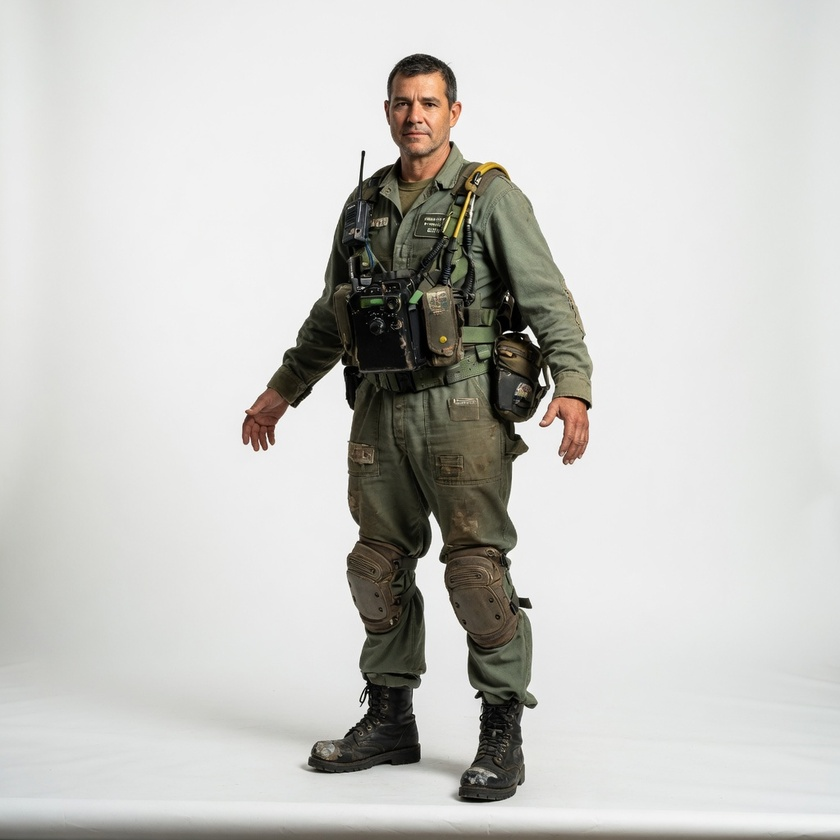
#> input picture in/operator.jpg, 840 x 840 px, shrunk from 1024 x 1024 before the run
$ python delight.py ../in/operator.jpg --out out.png
#> lines starting #> are read from the running program, lines starting #| are printed output that depends on the picture; after the words box and inside, x2 and y2 are one past the last pixel; in counts of white or black regions, pixels touching at a corner belong together
#!/usr/bin/env python3
"""Take the light out of a cut-out photo before it is baked onto a model: lift its shadows toward its lit side.

A photo bake copies the photo's pixels into the albedo, the light included. The hay bale's photo had its right side
in deep shadow, and that shadow became a dark patch painted on the model (and could reach the fill's swatch). The
light on a subject changes slowly across it, its material (straw, grain, paint) quickly, so:

- log-luminance (linearised sRGB, Rec.709) of every subject pixel;
- its low-frequency part, the illumination: a gaussian blur normalised by the alpha mask (blur of alpha * L over blur
  of alpha), so the background never bleeds a halo into the subject's edge. sigma = scale * the diagonal of the
  subject's box. The blur is edge-aware (a bilateral range term, `edge` log units, on a lightly smoothed copy): a
  shadow with a hard border (the bale's right side, a tenth of its width) is averaged only with itself, so it comes
  up all the way and the lit straw beside it does not glow. edge 0 is the plain normalised blur;
- each pixel's log-luminance moves by strength * (reference - illumination), where the reference is a high
  percentile of the illumination over the subject: the shade comes up to the lit level, the lit side barely moves;
- one gain per pixel on all three linear channels, so hue and chroma stay; capped at MAX_GAIN, and rolled off near
  white so a lifted pixel never clips a channel.

Pixels outside the mask and the alpha channel are left exactly as they were. delight_full also returns each pixel's
trust: deep shade lifted near the cap is skylight's grey-blue, not the material, and a bake leans on it less.

    delight.py lifted.png -o lifted_delit.png [--strength 1] [--scale 0.08] [--edge 0.5] [--max-gain 8]
"""
from __future__ import annotations

import argparse
import json
import sys
from pathlib import Path

import numpy as np
from PIL import Image
from scipy import ndimage

MAX_GAIN = 8.0     # the most a shadow is brightened (3 stops): the bale's shade is ~18x darker than its lit side
EDGE = 0.5         # bilateral range sigma, in log-luminance units: a step bigger than this is light, not material
TRUST_FULL = 2.0   # a lift up to this is trusted fully (see delight_full)...
TRUST_ZERO = 3.0   # ...and from this up not at all: on the bale, shade lifted past 3x came out sky-lit grey-blue
LEVELS = 16        # range levels the bilateral is sampled at (Durand-Dorsey piecewise-linear)
REF_PCT = 90.0     # percentile of the illumination taken as the lit level
KNEE = 0.9         # linear level above which a lifted pixel rolls off toward white instead of clipping
FLOOR = 1e-4       # linear luminance floor before the log (the shade has near-black pixels)
WORK_SIGMA = 8.0   # the blur runs on an image shrunk so sigma is about this many pixels


def _to_linear(c: np.ndarray) -> np.ndarray:
    return np.where(c <= 0.04045, c / 12.92, ((c + 0.055) / 1.055) ** 2.4)


def _to_srgb(c: np.ndarray) -> np.ndarray:
    c = np.clip(c, 0.0, 1.0)
    return np.where(c <= 0.0031308, c * 12.92, 1.055 * np.power(c, 1.0 / 2.4) - 0.055)


def _luminance(lin: np.ndarray) -> np.ndarray:
    return lin[..., 0] * 0.2126 + lin[..., 1] * 0.7152 + lin[..., 2] * 0.0722


def illumination(logy: np.ndarray, w: np.ndarray, sigma: float) -> np.ndarray:
    """The mask-normalised gaussian blur of logy (normalised convolution): blur(w * logy) / blur(w). Computed on a
    shrunk copy (block means) and scaled back up, since sigma is a tenth of the subject and the blur is smooth."""
    f = max(1, int(sigma // WORK_SIGMA))
    h, wd = logy.shape
    ph, pw = (-h) % f, (-wd) % f
    num = np.pad(w * logy, ((0, ph), (0, pw)))
    den = np.pad(w, ((0, ph), (0, pw)))
    if f > 1:
        num = num.reshape(num.shape[0] // f, f, num.shape[1] // f, f).mean(axis=(1, 3))
        den = den.reshape(den.shape[0] // f, f, den.shape[1] // f, f).mean(axis=(1, 3))
    s = sigma / f
    num = ndimage.gaussian_filter(num, s, mode="constant")
    den = ndimage.gaussian_filter(den, s, mode="constant")
    small = num / np.maximum(den, 1e-6)
    if f > 1:
        # Block centres sit at (i + 0.5) * f - 0.5 in full-res pixels: sample the small map there, bilinearly.
        yy = (np.arange(h) + 0.5) / f - 0.5
        xx = (np.arange(wd) + 0.5) / f - 0.5
        gy, gx = np.meshgrid(yy, xx, indexing="ij")
        return ndimage.map_coordinates(small, [gy, gx], order=1, mode="nearest")
    return small[:h, :wd]


def illumination_edge(logy: np.ndarray, w: np.ndarray, sigma: float, edge: float = EDGE) -> np.ndarray:
    """Edge-aware illumination: the normalised blur, each neighbour weighted also by how close its lightly smoothed
    log-luminance (sigma / 4: the straw gone, a shadow's border kept) is to the pixel's own. Piecewise-linear over
    LEVELS range levels, each one plain normalised blur with the range weight folded into the mask."""
    if edge <= 0:
        return illumination(logy, w, sigma)
    guide = illumination(logy, w, sigma / 4.0)
    sel = w > 0.5 if (w > 0.5).any() else w > 0
    lo, hi = np.percentile(guide[sel], [0.5, 99.5])
    if hi - lo < 1e-6:
        return illumination(logy, w, sigma)
    levels = np.linspace(lo, hi, LEVELS)
    t = np.clip((guide - lo) / (hi - lo) * (LEVELS - 1), 0, LEVELS - 1)
    i0 = np.minimum(np.floor(t).astype(np.int64), LEVELS - 2)
    f = t - i0
    out = np.zeros_like(logy)
    for k, c in enumerate(levels):
        near = (i0 == k) | (i0 == k - 1)
        if not near.any():
            continue
        jk = illumination(logy, w * np.exp(-0.5 * ((guide - c) / edge) ** 2), sigma)
        out += np.where(i0 == k, jk * (1.0 - f), 0.0) + np.where(i0 == k - 1, jk * f, 0.0)
    return out


def _soft(m: np.ndarray) -> np.ndarray:
    """Values above KNEE rolled off so they approach 1 and never reach it."""
    t = (m - KNEE) / (1.0 - KNEE)
    return np.where(m > KNEE, KNEE + (1.0 - KNEE) * np.tanh(np.maximum(t, 0.0)), m)


def delight_full(rgba, strength: float = 1.0, scale: float = 0.08, edge: float = EDGE,
                 max_gain: float = MAX_GAIN) -> tuple[np.ndarray, dict, np.ndarray]:
    """delight(), a summary (the gain the darkest tenth of the subject's illumination got, the variance of its
    low-frequency log-luminance before and after) and each pixel's trust, 0..1.

    Trust is how far the lift can vouch for the colour: 1 where the shade asked for at most TRUST_FULL x, falling to
    0 where it asked for TRUST_ZERO x or more (log-linear between). Deep shade is lit by the sky, not the sun: brightened, it comes out the
    sky's grey-blue, not the material's colour, so a bake should lean on it less (retexture --delight does)."""
    arr = np.array(rgba.convert("RGBA") if isinstance(rgba, Image.Image) else rgba, dtype=np.uint8, copy=True)
    if arr.ndim != 3 or arr.shape[2] != 4:
        raise ValueError("delight takes an RGBA image")
    alpha = arr[..., 3]
    mask = alpha > 0
    report = {"strength": float(strength), "scale": float(scale), "edge": float(edge), "pixels": int(mask.sum())}
    trust = np.ones(alpha.shape, np.float32)
    if not mask.any() or strength == 0:
        return arr, {**report, "shadow_lift": 1.0, "max_gain": 1.0, "capped": 0.0}, trust
    w = alpha.astype(np.float64) / 255.0
    ys, xs = np.where(alpha >= 128) if (alpha >= 128).any() else np.where(mask)
    diag = float(np.hypot(xs.max() - xs.min() + 1, ys.max() - ys.min() + 1))
    sigma = max(1.0, scale * diag)

    lin = _to_linear(arr[..., :3].astype(np.float64) / 255.0)
    logy = np.log(np.maximum(_luminance(lin), FLOOR))
    illum = illumination_edge(logy, w, sigma, edge)
    solid = w > 0.5
    ref = float(np.percentile(illum[solid if solid.any() else mask], REF_PCT))

    gain = np.exp(-strength * (illum - ref))
    if strength > 0:
        t = (np.log(TRUST_ZERO) - np.log(np.maximum(gain, 1e-12))) / (np.log(TRUST_ZERO) - np.log(TRUST_FULL))
        trust = np.where(mask, np.clip(t, 0.0, 1.0), 1.0).astype(np.float32)
    capped = gain > max_gain
    gain = np.clip(gain, 1.0 / max_gain, max_gain)
    # One scalar per pixel, so hue and chroma stay. A brightened pixel whose top channel would pass KNEE rolls off
    # toward 1 instead of clipping (never below where it was); pixels that were already bright and are not lifted
    # are not touched by the roll-off.
    top = lin.max(axis=2)
    lifted = top * gain
    roll = (gain > 1.0) & (lifted > KNEE)
    safe = np.where(roll, np.maximum(_soft(lifted), top) / np.maximum(lifted, 1e-12), 1.0)
    gain = gain * safe
    out_lin = lin * gain[..., None]
    rgb = np.clip(np.rint(_to_srgb(out_lin) * 255.0), 0, 255).astype(np.uint8)
    out = arr.copy()
    out[mask, :3] = rgb[mask]

    after_log = np.log(np.maximum(_luminance(_to_linear(out[..., :3].astype(np.float64) / 255.0)), FLOOR))
    illum_after = illumination_edge(after_log, w, sigma, edge)
    sel = solid if solid.any() else mask
    dark = sel & (illum <= np.percentile(illum[sel], 10.0))
    report.update({
        "sigma_px": round(sigma, 2),
        "shadow_lift": round(float(np.median(gain[dark])), 3),
        "max_gain": round(float(gain[mask].max()), 3),
        "capped": round(float(capped[mask].mean()), 4),
        "lowfreq_var_before": round(float(illum[sel].var()), 5),
        "lowfreq_var_after": round(float(illum_after[sel].var()), 5),
        "low_trust": round(float((trust[sel] < 0.5).mean()), 4),
    })
    return out, report, trust


def delight_report(rgba, strength: float = 1.0, scale: float = 0.08, edge: float = EDGE,
                   max_gain: float = MAX_GAIN) -> tuple[np.ndarray, dict]:
    """delight() and its summary (delight_full without the trust)."""
    out, report, _ = delight_full(rgba, strength, scale, edge, max_gain)
    return out, report


def delight(rgba, strength: float = 1.0, scale: float = 0.08, edge: float = EDGE, max_gain: float = MAX_GAIN):
    """The cut-out with its shading lifted toward its lit level (see the module doc). Takes an RGBA uint8 array or a
    PIL image and returns the same kind; strength 0 returns it unchanged."""
    out, _ = delight_report(rgba, strength, scale, edge, max_gain)
    return Image.fromarray(out, "RGBA") if isinstance(rgba, Image.Image) else out


def main() -> int:
    ap = argparse.ArgumentParser(description="Lift a cut-out photo's shadows toward its lit level before a bake.")
    ap.add_argument("image", type=Path, help="an RGBA cut-out (lifted.png)")
    ap.add_argument("-o", "--out", type=Path, required=True)
    ap.add_argument("--strength", type=float, default=1.0, help="0 leaves it as is, 1 takes the shading out")
    ap.add_argument("--scale", type=float, default=0.08,
                    help="blur sigma as a fraction of the subject's box diagonal: what counts as light, not material")
    ap.add_argument("--edge", type=float, default=EDGE,
                    help="bilateral range in log-luminance: a step bigger than this is treated as a shadow's border "
                         "(0: plain normalised blur)")
    ap.add_argument("--max-gain", type=float, default=MAX_GAIN, help="the most any pixel is brightened")
    args = ap.parse_args()
    try:
        with Image.open(args.image) as im:
#> im is the input picture: PIL image 840x840 RGB; mean R, G, B 201.1, 200.8, 197.3
            out, report = delight_report(im.convert("RGBA"), args.strength, args.scale, args.edge, args.max_gain)
#> in delight_full, `alpha = arr[..., 3]`: alpha: shape (840, 840); every value is 255
#> in delight_full, `mask = alpha > 0`: mask: shape (840, 840) bool; every value is 1
#> in delight_full, `report = {"strength": float(strength), "scale": float(scale), "edge": ..`: report = {'strength': 1, 'scale': 0.08, 'edge': 0.5, 'pixels': 705600}
#> in delight_full, `w = alpha.astype(np.float64) / 255.0`: w: shape (840, 840) float64; every value is 1
#> in delight_full, `diag = float(np.hypot(xs.max() - xs.min() + 1, ys.max() - ys.min() + 1))`: diag = 1187.9
#> in delight_full, `sigma = max(1.0, scale * diag)`: sigma = 95.04
#> in illumination, `den = den.reshape(den.shape[0] // f, f, den.shape[1] // f, f).mean(axi..`: den: shape (420, 420) float64; every value is 1
#> in illumination, `den = ndimage.gaussian_filter(den, s, mode="constant")`:
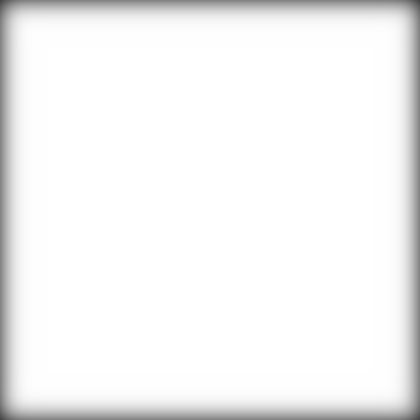
#> den: shape (420, 420) float64; min 0.267, max 1, mean 0.955
#> in illumination_edge, `lo, hi = np.percentile(guide[sel], [0.5, 99.5])`: lo = -4.57; hi = -0.122
#> in illumination_edge, `i0 = np.minimum(np.floor(t).astype(np.int64), LEVELS - 2)`: i0: shape (840, 840) int64; 15 distinct labels, from 0 to 14
#> the loop in illumination_edge, `for k, c in enumerate(levels):` made 16 passes
#> pass 1, in illumination_edge, `near = (i0 == k) | (i0 == k - 1)`:
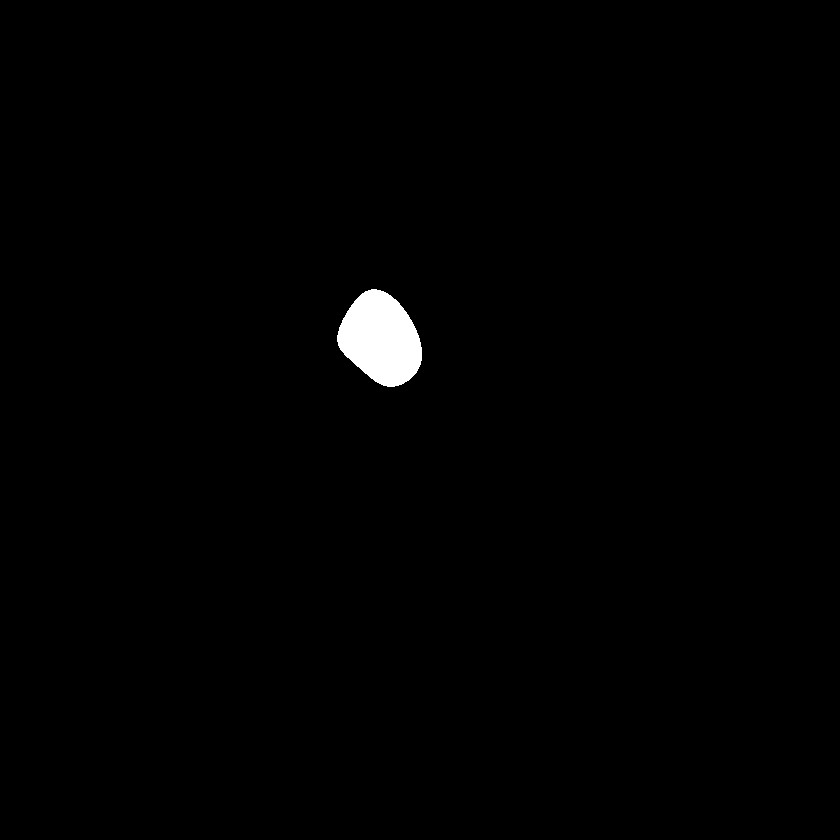
#> near: shape (840, 840) bool; 0.83% white; 1 white region, box (x1, y1, x2, y2) and area: (337, 289, 422, 387) 5827
#> after the loop in illumination_edge, `for k, c in enumerate(levels):`:
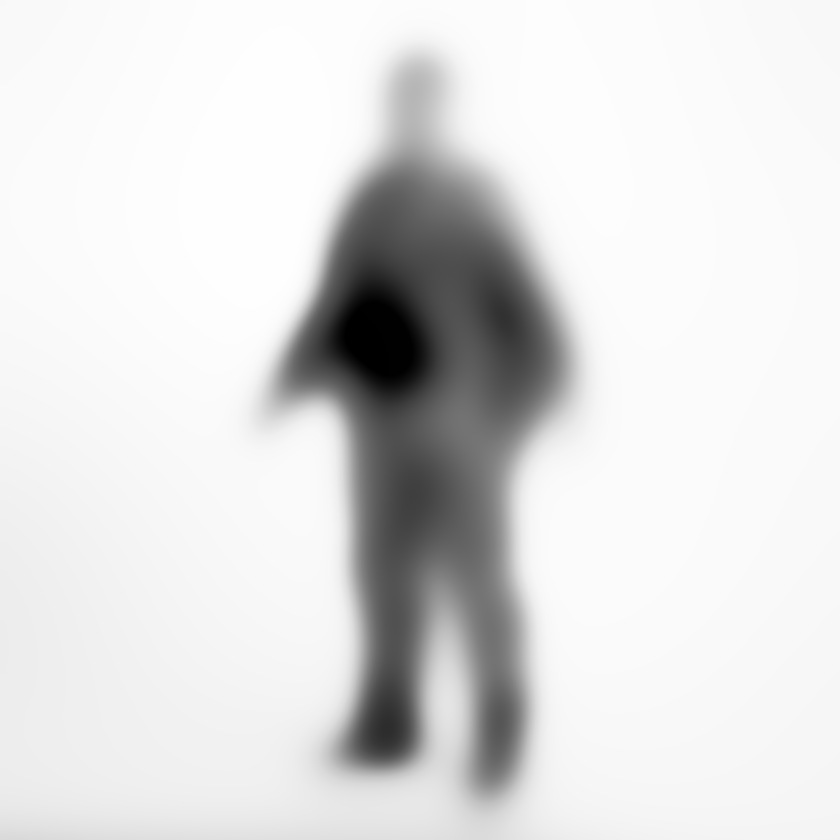
#> out: shape (840, 840) float64; min -4.81, max -0.145, mean -0.743; drawn with min black and max white
#> in delight_full, `ref = float(np.percentile(illum[solid if solid.any() else mask], REF_P..`: ref = -0.181
#> in delight_full, `capped = gain > max_gain`: capped: shape (840, 840) bool; 13% white; 1 white region, box (x1, y1, x2, y2) and area: (285, 163, 560, 784) 91808
#> in delight_full, `top = lin.max(axis=2)`:
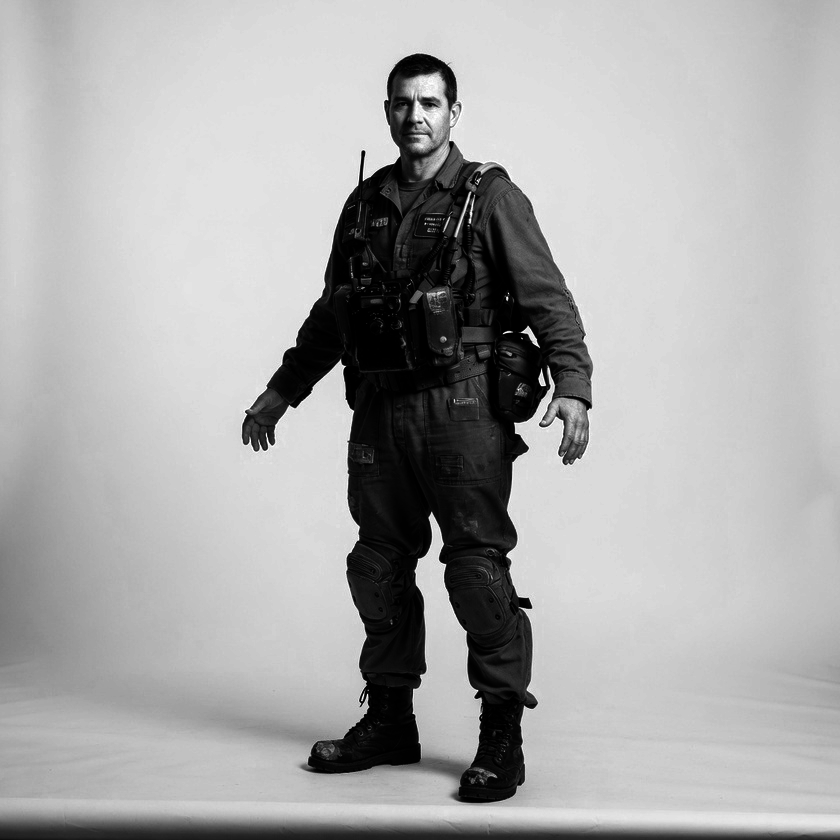
#> top: shape (840, 840) float64; min 0, max 1, mean 0.668
#> in delight_full, `lifted = top * gain`:
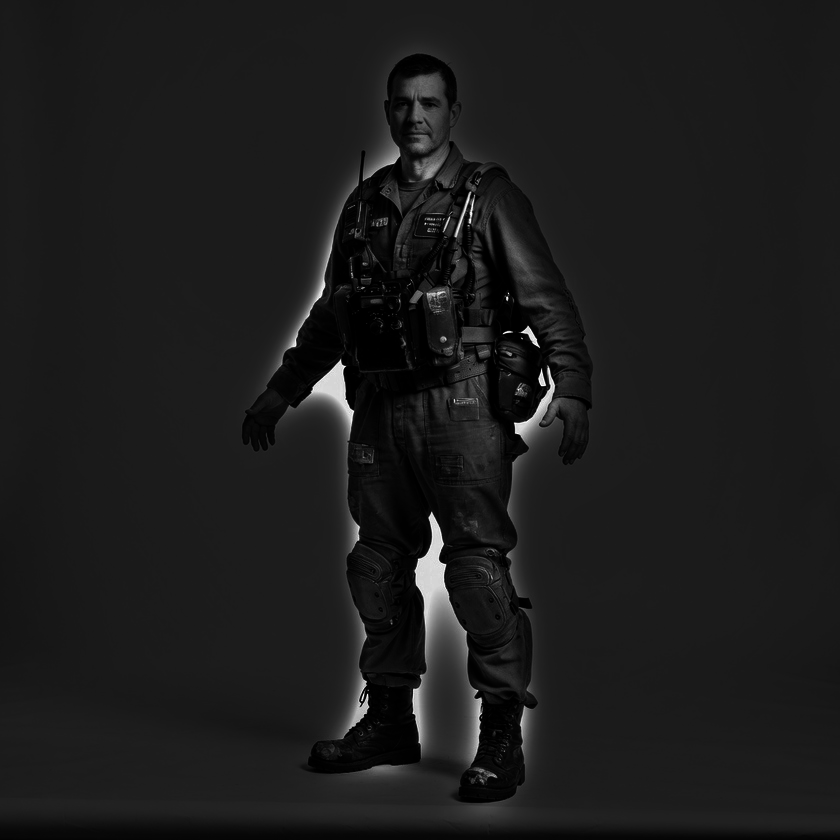
#> lifted: shape (840, 840) float64; min 0, max 8, mean 0.889; drawn with min black and max white
#> in delight_full, `roll = (gain > 1.0) & (lifted > KNEE)`: roll: shape (840, 840) bool; 19.5% white; 752 white regions (679 under 20 px), largest, box (x1, y1, x2, y2) and area: (0, 24, 840, 830) 110903, (412, 511, 498, 785) 10256, (409, 279, 500, 479) 6120
#> call 2 of illumination_edge, with sigma = 95.04, edge = 0.5
#> in illumination (call 18), `num = ndimage.gaussian_filter(num, s, mode="constant")`:
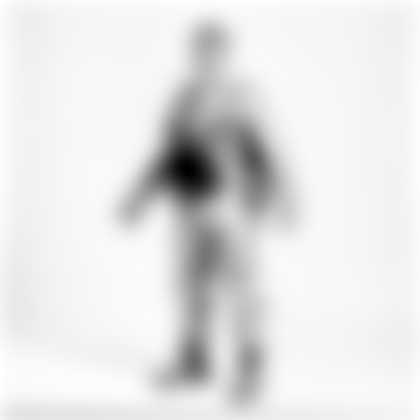
#> num: shape (420, 420) float64; min -3.05, max -0.0639, mean -0.376; drawn with min black and max white
#> in illumination_edge (call 2), `lo, hi = np.percentile(guide[sel], [0.5, 99.5])`: lo = -2.59; hi = -0.0967
#> in illumination_edge (call 2), `i0 = np.minimum(np.floor(t).astype(np.int64), LEVELS - 2)`:
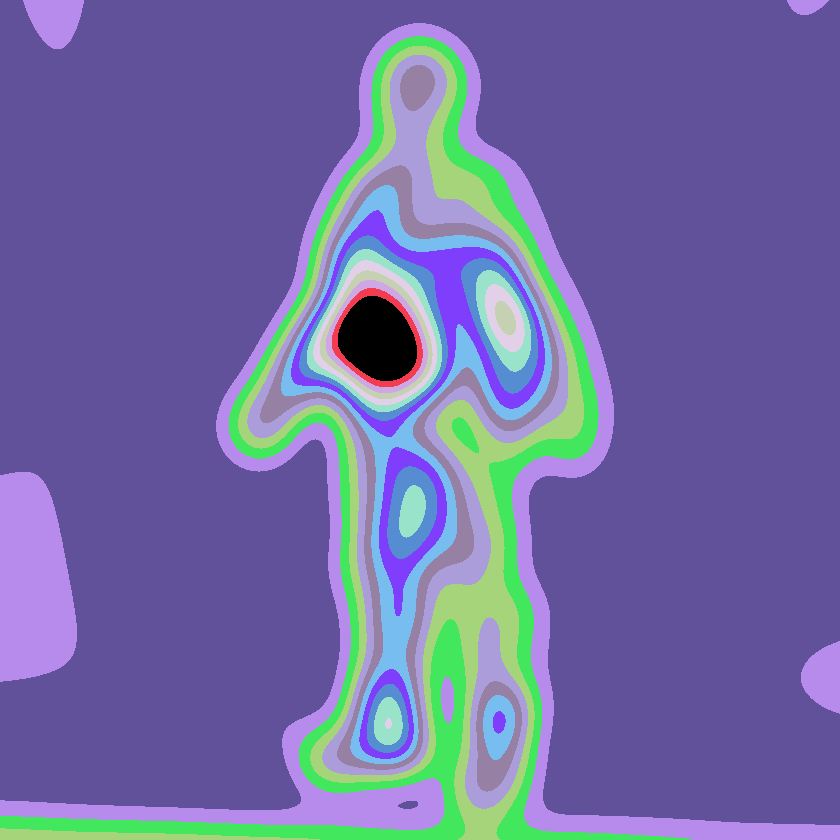
#> i0: shape (840, 840) int64; 15 distinct labels, from 0 to 14; one colour per label, 0 black
#> in delight_report, `out, report, _ = delight_full(rgba, strength, scale, edge, max_gain)`: report = 11 items
#> report = 11 items
    except (OSError, ValueError) as e:
        print(f"delight: {e}", file=sys.stderr)
        return 1
    args.out.parent.mkdir(parents=True, exist_ok=True)
    Image.fromarray(out, "RGBA").save(args.out)
    print(json.dumps({"out": str(args.out), **report}))
#> (printed output is left out)
    return 0


if __name__ == "__main__":
    raise SystemExit(main())
#> (the program exits here)
